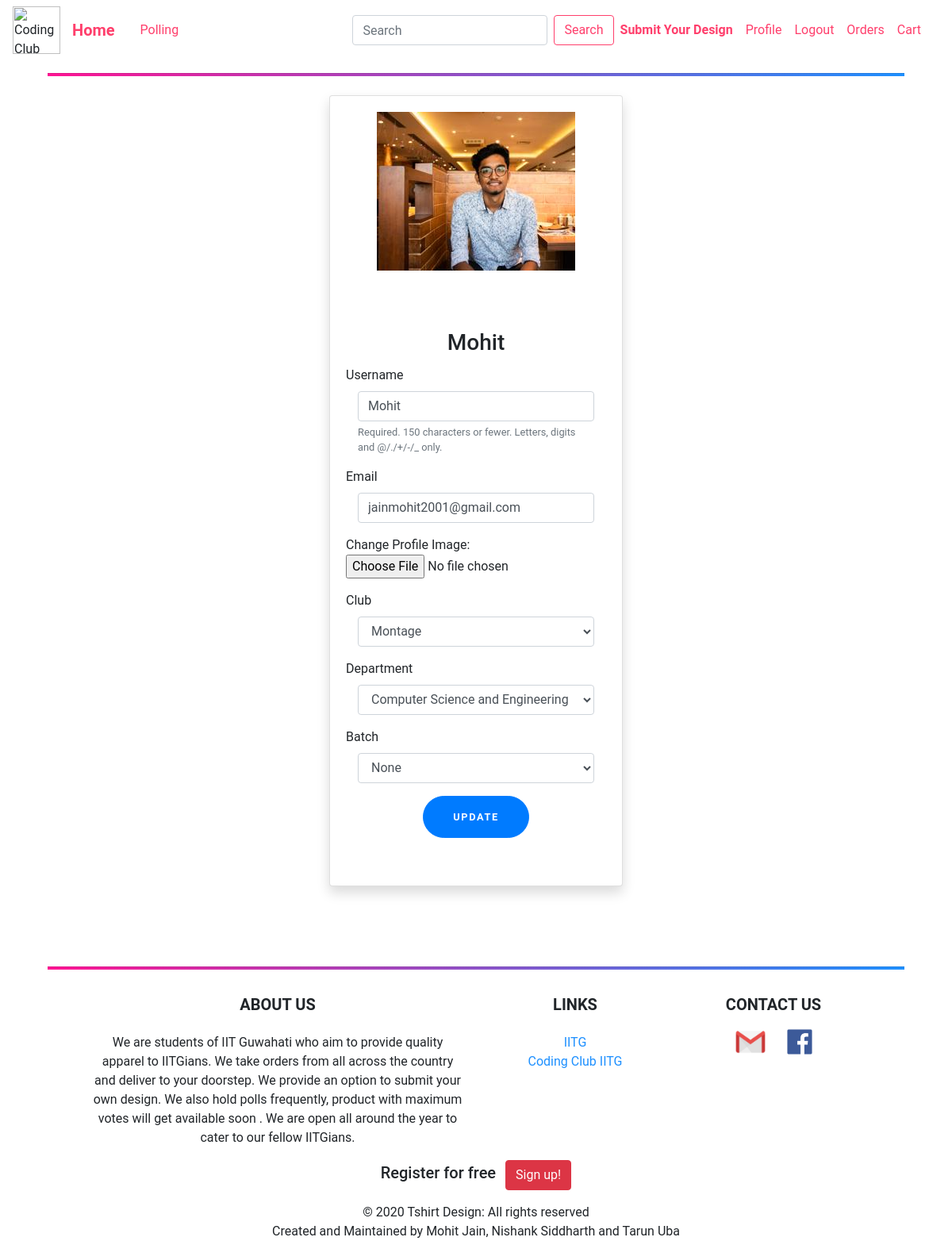
/profile/ (signed in), run on an earlier commit of the app's database.
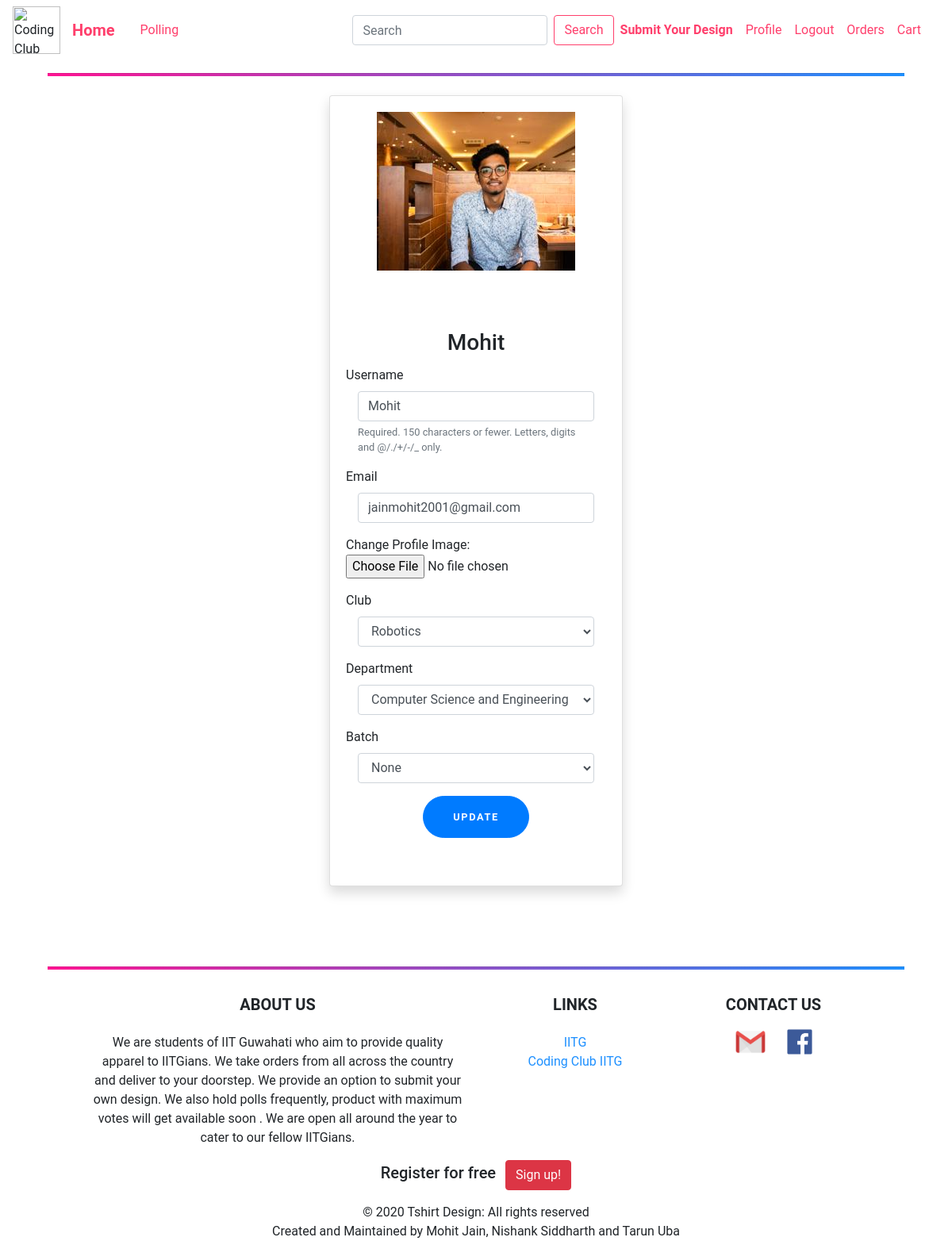
And on a later commit of the database.
### users/models.py (models this page shows, shortened)
class Profile(models.Model):
    user = models.OneToOneField(User, related_name="profile", on_delete=models.CASCADE)
    image = models.ImageField(default='default.png', upload_to='profile_pics')
    is_merchant = models.BooleanField(default=False)
    department = models.CharField(max_length=120, choices=DEPARTMENTS, default='None')
    club = models.CharField(max_length=120, choices=CLUBS, default='None')
    batch = models.CharField(max_length=4, choices=BATCH, default='None')

### users/views.py (the view)
# urls.py: path('profile/', user_views.profile, name='profile'),
@login_required
def profile(request):
    if request.method == 'POST':
        u_form = UserUpdateForm(request.POST, instance=request.user)
        p_form = ProfileUpdateForm(request.POST,
                                   request.FILES,
                                   instance=request.user.profile)
        if u_form.is_valid() and p_form.is_valid():
            u_form.save()
            p_form.save()
            messages.success(request, f'Your account has been Updated!')
            return redirect('profile')
    else:
        u_form = UserUpdateForm(instance=request.user)
        p_form = ProfileUpdateForm(instance=request.user.profile)
    context = {
        'u_form': u_form,
        'p_form': p_form,
    }
    return render(request, 'users/profile.html', context)

### users/forms.py
class UserUpdateForm(forms.ModelForm):
    email = forms.EmailField()
    class Meta:
        model = User
        fields = ['username', 'email']

class ProfileUpdateForm(forms.ModelForm):
    class Meta:
        model = Profile
        fields = ['image', 'club', 'department', 'batch']

### users/templates/users/profile.html (shortened to what this page needs)
{% extends "blog/base.html" %}
{% load crispy_forms_tags %}
{% block content %}
    <div class="col-lg-4 col-md-10 col-sm-11 mt-4 mx-auto">
        <div class="card shadow">
            <div class="card-body ">
                <div>
                    <div class="img-crop mb-4">
                        <img src="{{user.profile.image.url}}" alt="profile-image">
                    </div>
                    <h3 class="card-title text-center">{{ user.username }}</h3>
                    <form class="form-signin"  method="POST" enctype="multipart/form-data">
                        <div class="form-group">
                            <label for="{{u_form.username.id_for_label}}" >{{ u_form.username.label }}</label>
                            <div class="col-sm-12">
                                <input type="text" class="form-control" placeholder="Username" name="{{ u_form.username.html_name }}" id="{{u_form.username.id_for_label}}" value="{{ u_form.username.value|default_if_none:''}}" required>
                                <small class="form-text text-muted">{{ u_form.username.help_text }} </small>
                            </div>
                        </div>
                        <div class="form-group">
                            <label for="{{u_form.email.id_for_label}}">{{ u_form.email.label }}</label>
                            <div class="col-sm-12">
                                <input type="email" class="form-control"  placeholder="Email" name="{{u_form.email.html_name}}" id="{{u_form.email.id_for_label}}" value="{{ u_form.email.value|default_if_none:'' }}" required >
                            </div>
                        </div>
                        <div class="form-group row">
                            <div class="col-sm-12">
                                Change Profile Image:
                                <input class="text-body" type="file" accept="image/*" name="{{ p_form.image.name }}" id="{{p_form.image.id_for_label}}" >
                            </div>
                        </div>
                        <div class="form-group">
                            <label for="{{p_form.club.id_for_label}}" >Club</label>
                            <div class="col-sm-12">
                                <select name="{{ p_form.club.name }}" class="form-control" id="{{p_form.club.id_for_label}}" required >
                                    {% for k in p_form.club %}
                                        {{ k }}
                                    {% endfor %}
                                </select>
                            </div>
                        </div>
                        <div class="form-group">
                            <label for="{{p_form.department.id_for_label}}" >Department</label>
                            <div class="col-sm-12">
                                <select name="{{ p_form.department.name }}" class="form-control" id="{{p_form.department.id_for_label}}" required >
                                    {% for k in p_form.department %}
                                        {{ k }}
                                    {% endfor %}
                                </select>
                            </div>
                        </div>
                        <div class="form-group">
                            <label for="{{p_form.batch.id_for_label}}" >Batch</label>
                            <div class="col-sm-12">
                                <select name="{{ p_form.batch.name }}" class="form-control" id="{{p_form.batch.id_for_label}}" required >
                                    {% for k in p_form.batch %}
                                        {{ k }}
                                    {% endfor %}
                                </select>
                            </div>
                        </div>
                        <div class="col-sm-6 mx-auto"><button class="btn btn-lg btn-primary btn-block text-uppercase" type="submit">Update</button></div>
                        <br>
                    </form>
                </div>
            </div>
        </div>
    </div>
{% endblock content %}

What changed in the data, as far as the page shows it:
changed Profile "Computer Science and Engineering": club "Montage" → "Robotics"
